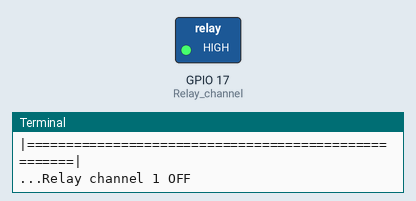
A program run on a simulated Raspberry Pi (BCM pin numbers). On the bench: switched loads named in the program (green lamp = pin HIGH), the last lines printed to the terminal.

Above: at 5.0 s.
At 15.0 s:
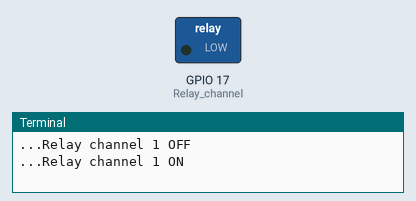
Timing chart, 0 to 26.0 s (numbered marks = the images above):
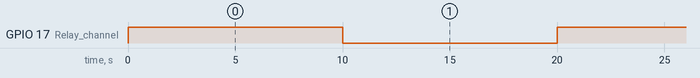

Measured:
- by itself, GPIO 17 (Relay_channel): alternates HIGH for 10.0 s and LOW for 10.0 s

The program:

2_channel_relay.py
```python
#!/usr/bin/env python
'''
**********************************************************************
* Filename 		: 2_channel_relay.py
* Description 	: a sample script for 2-Channel High trigger Relay
* Author 		: Cavon
* E-mail 		: service@sunfounder.com
* Website 		: www.sunfounder.com
* Update 		: Cavon    2016-08-04
* Detail		: New file
**********************************************************************
'''
import RPi.GPIO as GPIO
from time import sleep

# Relay_channel = [17, 18]
Relay_channel = [17 ]

def setup():
	GPIO.setmode(GPIO.BCM)
	GPIO.setup(Relay_channel, GPIO.OUT, initial=GPIO.LOW)
	print "|=====================================================|"
	print "|         2-Channel High trigger Relay Sample         |"
	print "|-----------------------------------------------------|"
	print "|                                                     |"
	print "|          Turn 2 channels on off in orders           |"
	print "|                                                     |"
	print "|                    17 ===> IN2                      |"
	print "|                    18 ===> IN1                      |"
	print "|                                                     |"
	print "|                                           SunFounder|"
	print "|=====================================================|"

def main():
        sleeptime =10.0
	while True:
		for i in range(0, len(Relay_channel)):
			print '...Relay channel %d OFF' % (i+1)
			GPIO.output(Relay_channel[i], GPIO.HIGH)
			sleep(sleeptime)
			print '...Relay channel %d ON ' % (i+1)
			GPIO.output(Relay_channel[i], GPIO.LOW)
			sleep(sleeptime)

def destroy():
	GPIO.output(Relay_channel, GPIO.LOW)
	GPIO.cleanup()

if __name__ == '__main__':
	setup()
	try:
		main()
	except KeyboardInterrupt:
		destroy()
```
